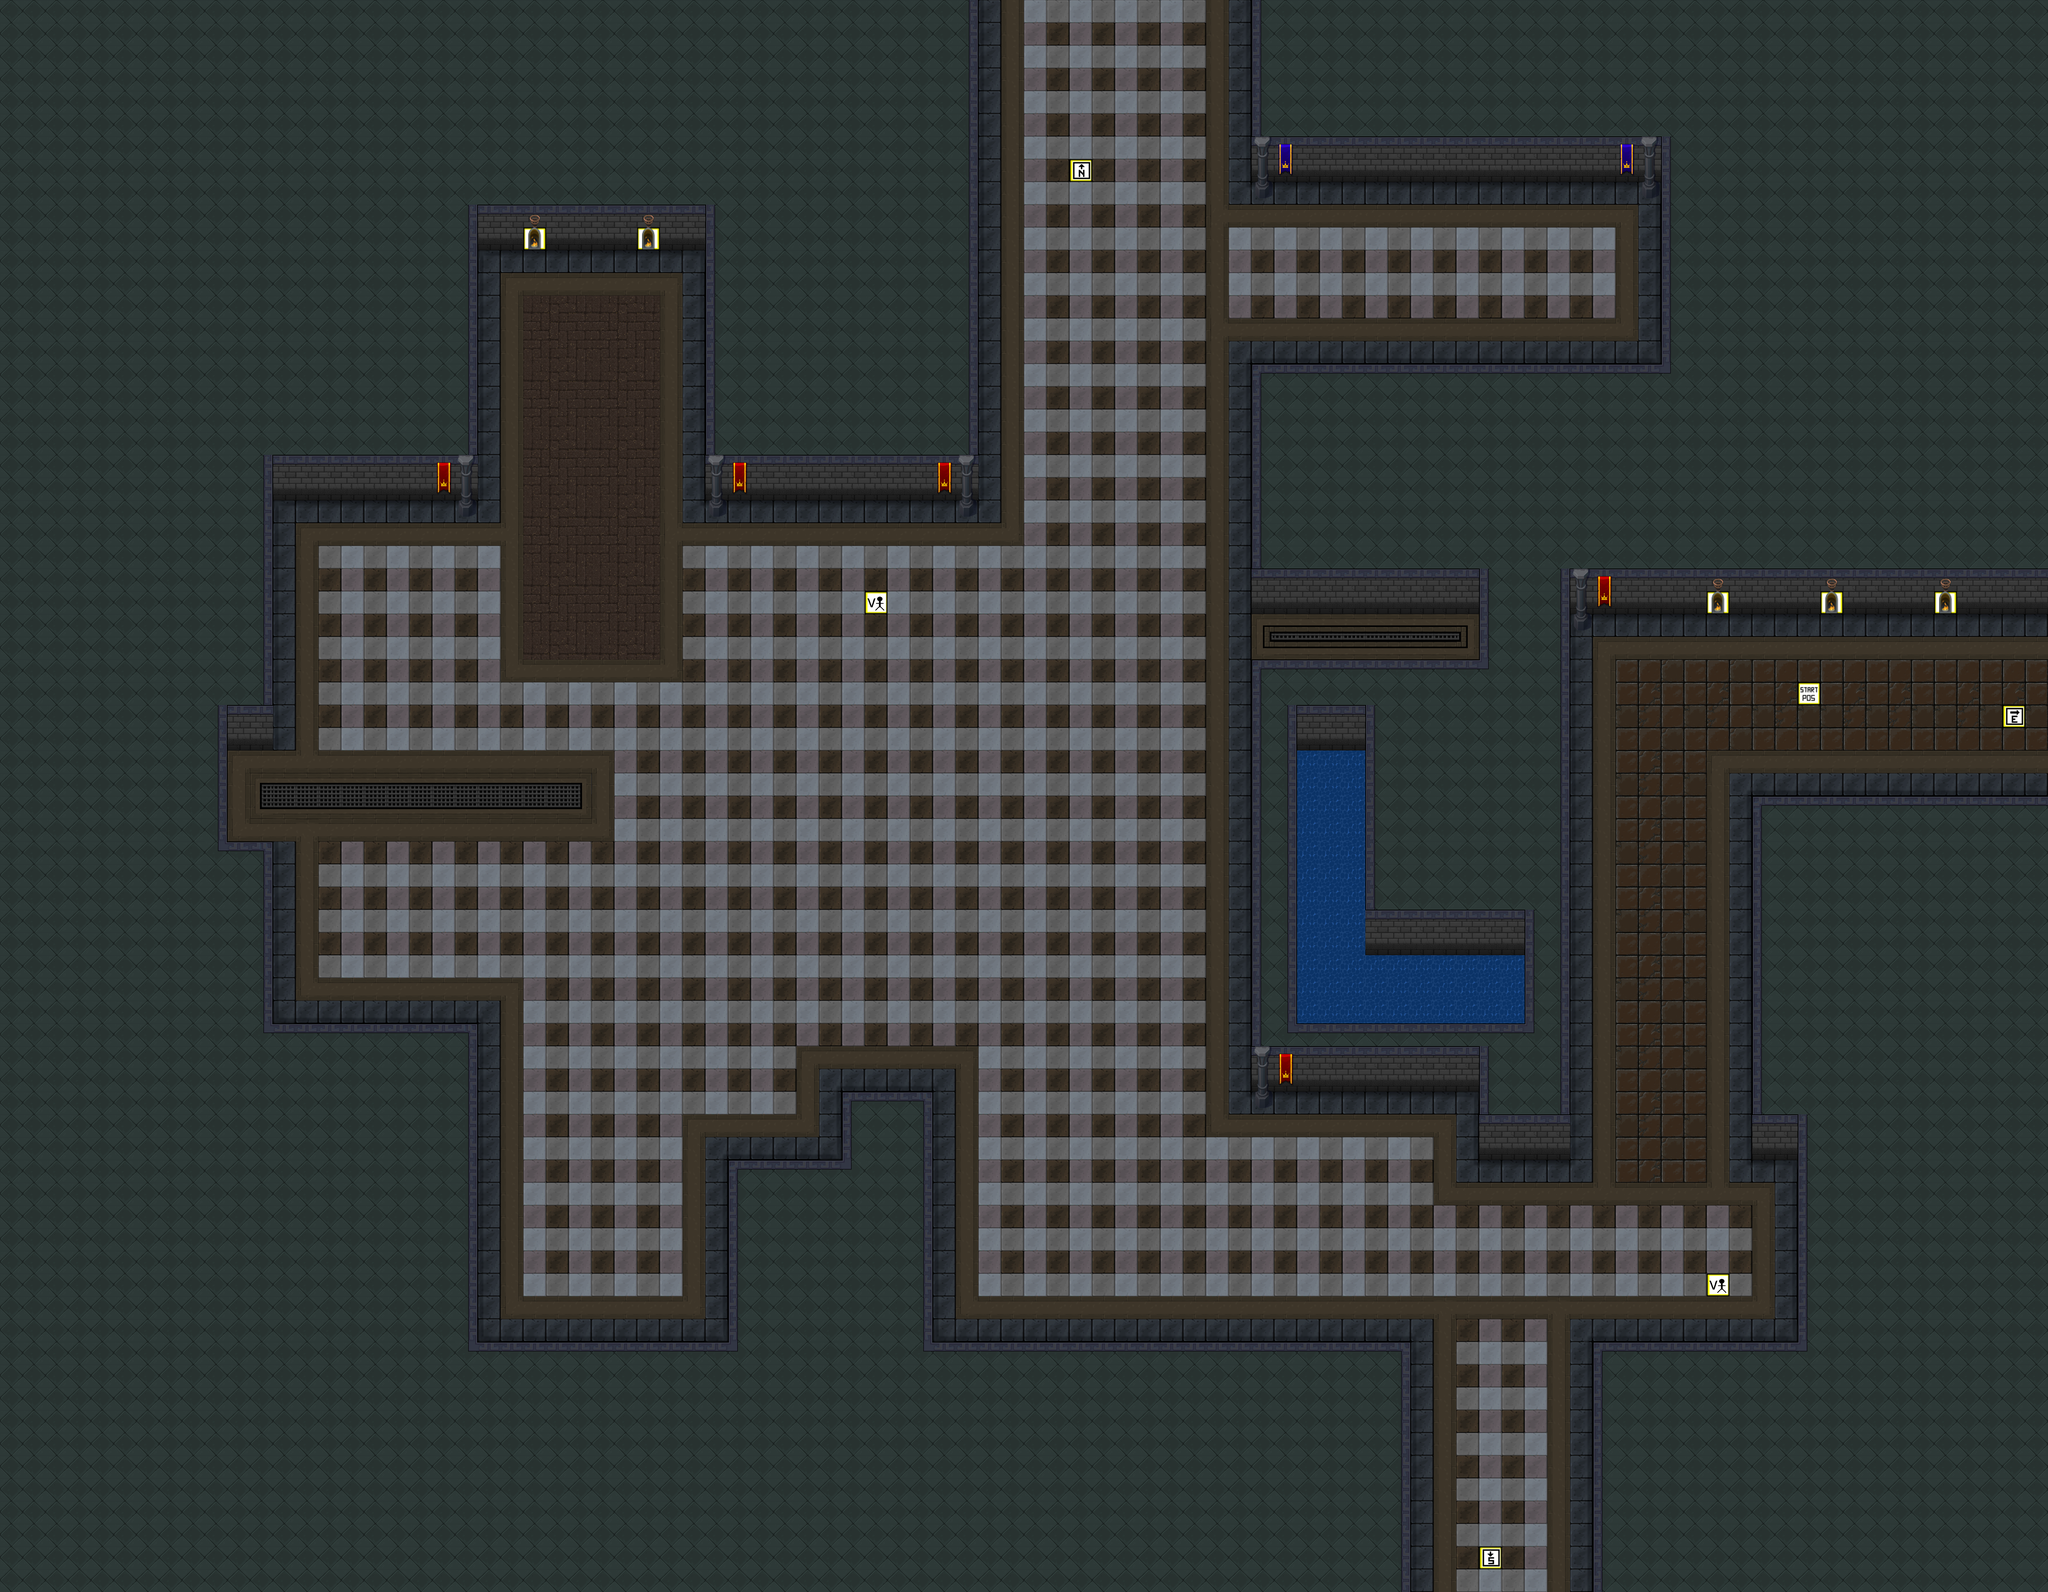

Tiled map render using the project's own tile images. Description and the map definition, with tile-layer contents summarised, below:
An orthogonal 90x70 tile map with 64x64 px tiles, 3 tile layers (game tiles, extra game tiles, marker tiles), 2 tilesets and 22 objects (20x Collision, Spike Block).

<map version="1.2" tiledversion="1.3.4" orientation="orthogonal" renderorder="left-up" compressionlevel="0" width="90" height="70" tilewidth="64" tileheight="64" infinite="0" nextlayerid="103" nextobjectid="606">
 <tileset firstgid="1" name="marker_tiles" tilewidth="64" tileheight="64" tilecount="100" columns="10">
  <image source="marker_tiles.png" width="640" height="640" />
 </tileset>
 <tileset firstgid="101" name="tileset2" tilewidth="64" tileheight="64" tilecount="616" columns="22">
  <image source="tileset2.png" width="1408" height="1792" />
 </tileset>
 <layer id="98" name="game tiles" width="90" height="70">
  <data>[6300 cells, 6300 non-empty, 67 distinct tile ids]</data>
 </layer>
 <layer id="99" name="extra game tiles" width="90" height="70">
  <data>[6300 cells, 45 non-empty, 9 distinct tile ids]</data>
 </layer>
 <layer id="100" name="marker tiles" width="90" height="70">
  <data>[6300 cells, 11 non-empty, 6 distinct tile ids]</data>
 </layer>
 <objectgroup color="#ffaa00" id="97" name="collision">
  <object id="497" name="Wall" type="Collision" x="0" y="2880" width="1344" height="1600" />
  <object id="506" name="Wall" type="Collision" x="1344" y="3776" width="2624" height="704" />
  <object id="536" name="Wall" type="Collision" x="0" y="0" width="1344" height="1408" />
  <object id="572" name="Wall" type="Collision" x="0" y="1408" width="768" height="704" />
  <object id="574" name="Wall" type="Collision" x="2368" y="3072" width="256" height="704" />
  <object id="575" name="Wall" type="Collision" x="4672" y="0" width="1088" height="1728" />
  <object id="576" name="Wall" type="Collision" x="1984" y="0" width="768" height="1408" />
  <object id="577" name="Wall" type="Collision" x="1344" y="0" width="640" height="704" />
  <object id="588" name="Spike Block" gid="17" x="640" y="2368" width="64" height="64">
   <properties>
    <property name="xdirection" value="right" />
    <property name="xdistance" type="int" value="15" />
    <property name="xspeed" type="float" value="0" />
    <property name="ydirection" value="still" />
    <property name="ydistance" type="int" value="0" />
    <property name="yspeed" type="float" value="0" />
   </properties>
  </object>
  <object id="589" name="Wall" type="Collision" x="3520" y="1856" width="896" height="1216" />
  <object id="591" name="Wall" type="Collision" x="2048" y="3264" width="320" height="512" />
  <object id="594" name="Wall" type="Collision" x="4160" y="3072" width="256" height="192" />
  <object id="595" name="Wall" type="Collision" x="4928" y="2240" width="832" height="1024" />
  <object id="596" name="Wall" type="Collision" x="5056" y="3264" width="704" height="512" />
  <object id="597" name="Wall" type="Collision" x="0" y="2368" width="768" height="512" />
  <object id="598" name="Wall" type="Collision" x="0" y="2112" width="640" height="256" />
  <object id="599" name="Wall" type="Collision" x="4480" y="3776" width="1280" height="704" />
  <object id="600" name="Wall" type="Collision" x="4160" y="1024" width="512" height="704" />
  <object id="601" name="Wall" type="Collision" x="3520" y="0" width="1152" height="512" />
  <object id="602" name="Wall" type="Collision" x="3520" y="1024" width="640" height="576" />
  <object id="603" name="Wall" type="Collision" x="4160" y="1728" width="256" height="128" />
  <object id="604" gid="36" x="3520" y="1984" width="64" height="64">
   <properties>
    <property name="xdirection" value="left" />
    <property name="xdistance" type="int" value="8" />
    <property name="ydirection" value="still" />
    <property name="ydistance" type="int" value="0" />
   </properties>
  </object>
 </objectgroup>
</map>
